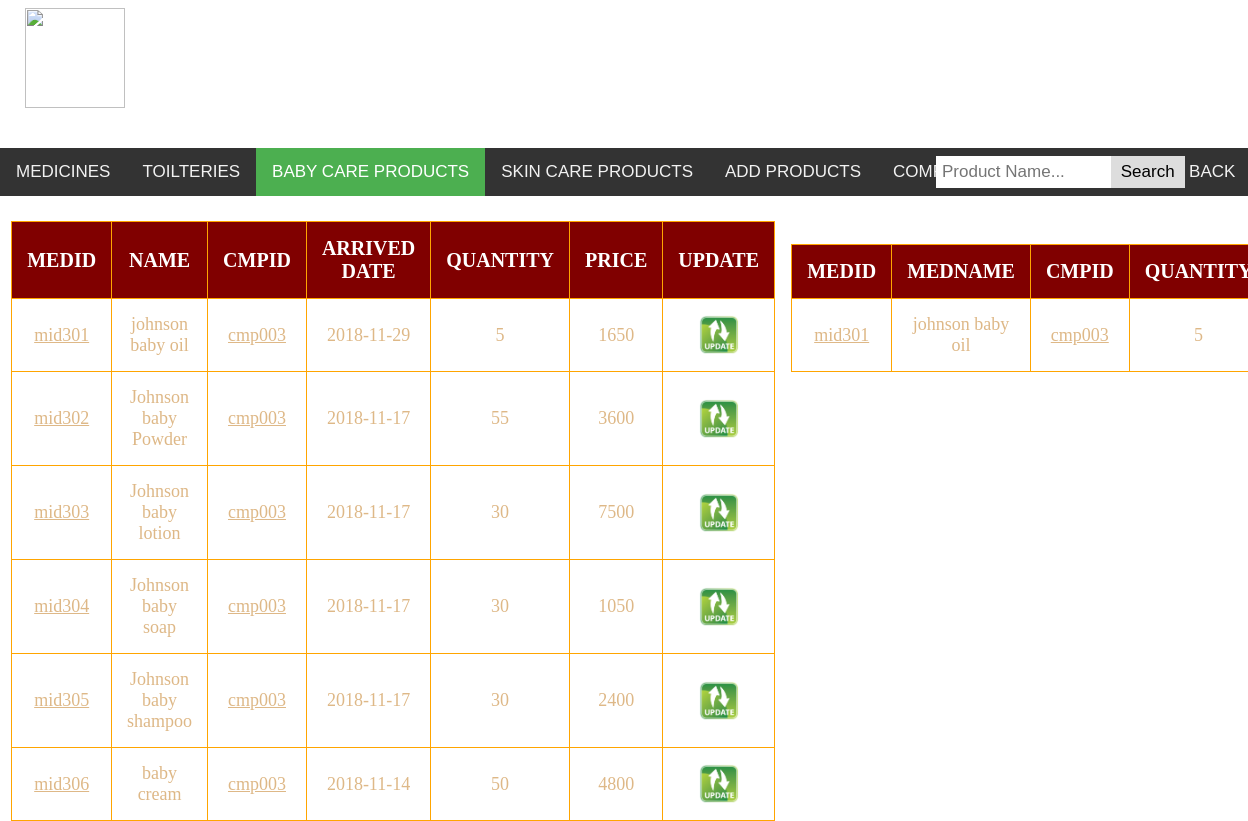
Screenshot of /php/stock3.php with the database file from the repository.
### tables this page shows
CREATE TABLE `stock` (
  `medid` varchar(10) NOT NULL,
  `medname` varchar(50) NOT NULL,
  `cmpid` varchar(10) NOT NULL,
  `arriveddate` date NOT NULL,
  `quantity` int(6) NOT NULL,
  `price` int(6) NOT NULL,
  `fixquan` int(6) NOT NULL
);

### php/stock3.php (the view, shortened to what this page needs)
<!DOCTYPE html>
<html>
<head>
		<link rel = "stylesheet" type = "text/css" href = "../css/stock.css"/>
</head>
<body>
<div class="topnav">
  <a href="stock1.php">MEDICINES</a>
  <a href="stock2.php">TOILTERIES</a>
  <a class="active" href="#">BABY CARE PRODUCTS</a>
  <a href="stock4.php">SKIN CARE PRODUCTS</a>
  <a href="addproducts.php">ADD PRODUCTS</a>
  <a href="cdetails.php">COMPANY</a>
    <div class="search-container">
    <form action="sea3.php" method = "get">
      <input type="text" placeholder="Product Name..." name="search"><button type="submit">Search</button>
    </form>
  </div>
  <div class="b">
 <a href="../html/admindash.html">BACK</a>
  </div>
</div>
<div class="a">
<center>
<h1>PRODUCT DETAILS</h1>
</center>
</div>
<div class="bnm">
<img src="../images/plus.jpg" width="100" height="100">
</div>
<div class="row">
  <div class="leftcolumn">
  <br><br><center><table>
		<tr>
			<th>MEDID</th><th>NAME</th><th>CMPID</th><th>ARRIVED DATE</th><th>QUANTITY</th><th>PRICE</th><th>UPDATE</th>
		</tr>
	<?php
	$host = "127.0.0.1";
	$user = "pms";
	$pass = "gvhindu@98";
	$dbname = "pharmacy";
	$conn = mysqli_Connect("$host","$user","$pass","$dbname");
	if(!$conn)
	{
		echo("Server not connected".mysqli_error($conn));
	}
	else
	{
		$sql = mysqli_query($conn,"select * from stock where stock.medid = any(select medid from medicine where type = 'babycareproducts')order by medid  ");
		if(!$sql)
		{
			echo ("not sucess");
		}
		else
		{
		if(mysqli_num_rows($sql)>=0)
		{
		 while($row = mysqli_fetch_assoc($sql))
		{
		$id = $row['medid'];
		$id1=$row['cmpid'];
		   echo "<tr><td><a href=viewmed1.php?id=$id>".$row["medid"]."</a></td><td>" .$row["medname"]."</td><td><a href=viewcmp.php?id=$id1>".$row["cmpid"]."</a></td><td>".$row["arriveddate"]."</td><td>" .$row["quantity"]. "</td><td>".$row["price"]."</td>
		   <td><a href='../php/updateproducts.php?id=$id'><img src='../images/update.png' width='40' height='40' border='0' align= 'middle'></a></td></tr>";
		}
		echo "</table></center>";
		}
		}
		}
		?>
		</div>
		 <div class="rightcolumn">
		<?php
require "footer3.php";
?>
		</div>
		</div>
		</body>
</html>

### php/footer3.php (shortened to what this page needs)
<!DOCTYPE html>
<html>
<head>
</head>
<body>
<div class="f">
<center>
<h3>STOCK ALERT BOX</h3>
</center>
</div>
  <center><table id = "alert">
	<?php
	$host = "127.0.0.1";
	$user = "pms";
	$pass = "gvhindu@98";
	$dbname = "pharmacy";
	$conn = mysqli_Connect("$host","$user","$pass","$dbname");
	if(!$conn)
	{
		echo("Server not connected".mysqli_error($conn));
	}
	else
	{
		$sql = mysqli_query($conn,"select * from stock where stock.quantity < '10' AND stock.medid = any(select medid from medicine where type = 'babycareproducts') ");
		if(!$sql)
		{
			echo ("not sucess");
		}
		else
		{
		if(mysqli_num_rows($sql)>0)
		{
		echo"<tr>
			<th>MEDID</th><th>MEDNAME</th><th>CMPID</th><th>QUANTITY</th>
		</tr>";
		 while($row = mysqli_fetch_assoc($sql))
		{
		$id = $row['medid'];
		$id1=$row['cmpid'];
		   echo "<tr><td><a href=viewmed1.php?id=$id>".$row["medid"]."</a></td><td>" .$row["medname"]."</td><td><a href=viewcmp.php?id=$id1>".$row["cmpid"]."</a></td><td>" .$row["quantity"]. "</td></tr>";
		}
		echo "</table></center>";
		}
		else
		{
		echo "<br><br><img src='../images/smile.gif' width='120' height='120' border='0' align= 'middle'><br><center><h2 id = 'ava'>STOCK AVAILABLE</h2></center>";
		}
		}
		}
		?>
		</body>
</html>

### css/stock.css (style rules this page uses)
body { margin: 0; font-family: Arial, Helvetica, sans-serif; }
table { border-collapse : collapse; width :90%; position:absolute; top:28%; left:5%; right:5%; }
th { font-family : times new roman; color:white; border: 1.5px solid #ddd; border-color : orange; text-align:center; font-size : 20px; padding: 15px; background-color: maroon; }
td { font-family : times new roman; color:white; border: 1.5px solid #ddd; border-color : orange; font-size : 18px; text-align:center; padding: 15px; }
.b { position : absolute; top : 1%; left :94%; }
.topnav { overflow: hidden; background-color: #333; position:absolute; top:18%; width:100%; }
.topnav a { float: left; color: #f2f2f2; text-align: center; padding: 14px 16px; text-decoration: none; font-size: 17px; }
.topnav a.active { background-color: #4CAF50; color: white; }
.topnav .search-container { position:absolute; left:75%; }
.topnav input[type=text] { padding: 6px; margin-top: 8px; font-size: 17px; border: none; }
.topnav .search-container button { position:absolute; left:75%; padding: 6px 10px; margin-top: 8px; margin-right: 16px; background: #ddd; font-size: 17px; border: none; cursor: pointer; }
.a { font-family : times new roman; position:absolute; top:2.5%; left:38%; color : white; font-weight : bold; }
.bnm { position : absolute; top:1%; left :2%; }
body { background-image: url("../images/custback.jpg"); background-repeat: repeat-y; background-size: cover; background-attachment: fixed; }

### php/stock3.php (style rules this page uses)
a { color:burlywood; }
table { border-collapse : collapse; width :80%; position:inherit; }
th { font-family : times new roman; color:white; border: 1.5px solid #ddd; border-color : orange; text-align:center; font-size : 20px; padding: 15px; background-color: maroon; }
td { font-family : times new roman; color:burlywood; border: 1.5px solid #ddd; border-color : orange; font-size : 18px; text-align:center; padding: 15px; }
.rightcolumn { float: left; width: 35%; padding-left: 5px; padding-top :185px; }
.leftcolumn { float: left; width: 63%; padding-top :185px; }

### php/footer3.php (style rules this page uses)
.f { font-family : times new roman; color:white; }
#alert { border-collapse : collapse; width :20%; position:inherit; }
#alert th { font-family : times new roman; color:white; border: 1.5px solid #ddd; border-color : orange; text-align:center; font-size : 20px; padding: 15px; background-color: maroon; }
#alert td { font-family : times new roman; color:burlywood; border: 1.5px solid #ddd; border-color : orange; font-size : 18px; text-align:center; padding: 15px; }

### rows the page displays
stock: medid "mid301", medname "johnson baby oil", cmpid "cmp003", arriveddate "2018-11-29", quantity "5", price "1650"
stock: medid "mid302", medname "Johnson baby Powder", cmpid "cmp003", arriveddate "2018-11-17", quantity "55", price "3600"
stock: medid "mid303", medname "Johnson baby lotion", cmpid "cmp003", arriveddate "2018-11-17", quantity "30", price "7500"
stock: medid "mid304", medname "Johnson baby soap", cmpid "cmp003", arriveddate "2018-11-17", quantity "30", price "1050"
stock: medid "mid305", medname "Johnson baby shampoo", cmpid "cmp003", arriveddate "2018-11-17", quantity "30", price "2400"
stock: medid "mid306", medname "baby cream", cmpid "cmp003", arriveddate "2018-11-14", quantity "50", price "4800"
